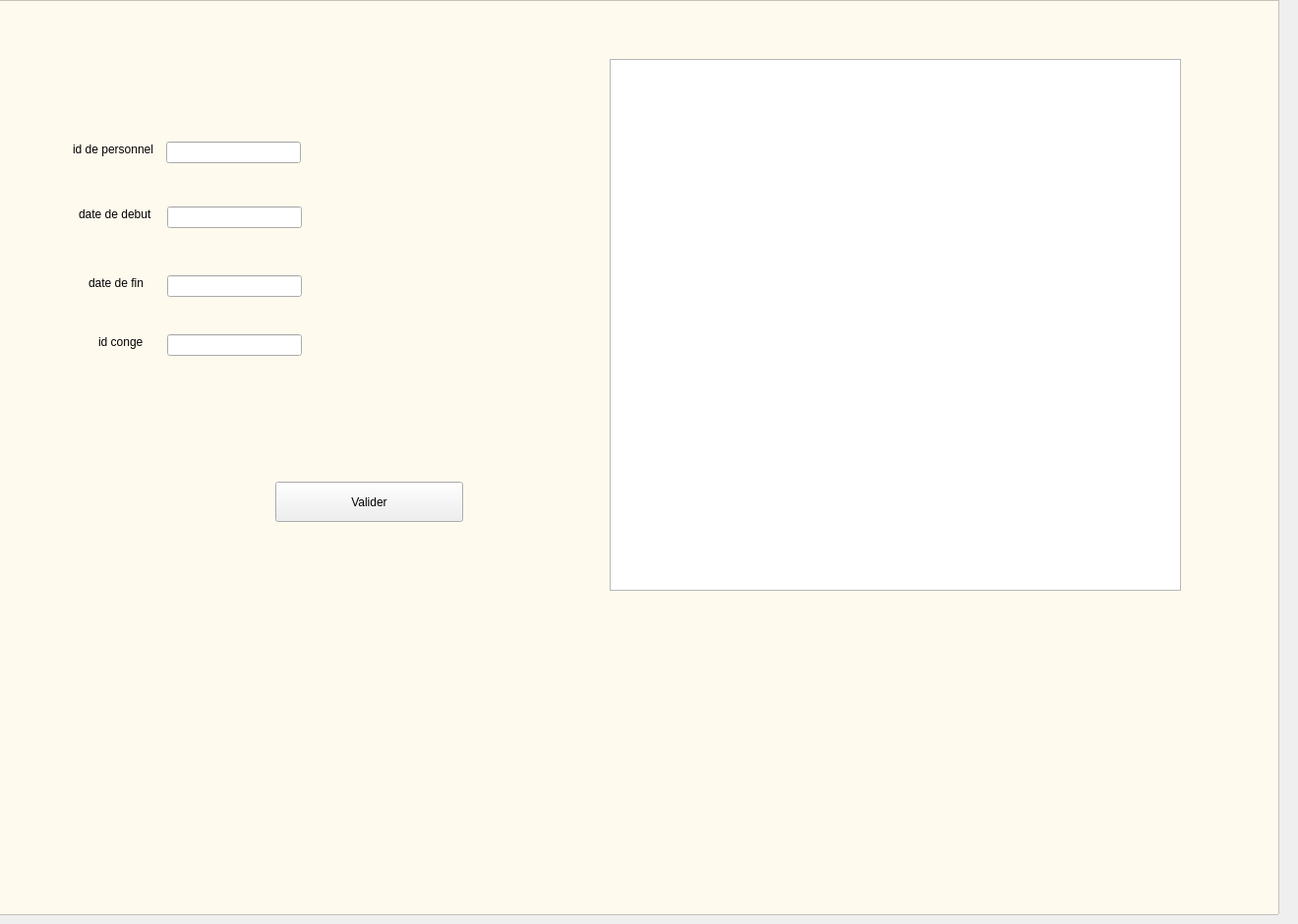
     <widget class="QWidget" name="tab_34">
      <attribute name="title">
       <string>Ajouter conge</string>
      </attribute>
      <widget class="QLineEdit" name="cin_8">
       <property name="geometry">
        <rect>
         <x>169</x>
         <y>144</y>
         <width>137</width>
         <height>22</height>
        </rect>
       </property>
      </widget>
      <widget class="QLabel" name="label_88">
       <property name="geometry">
        <rect>
         <x>74</x>
         <y>144</y>
         <width>88</width>
         <height>16</height>
        </rect>
       </property>
       <property name="text">
        <string>id de personnel</string>
       </property>
      </widget>
      <widget class="QLabel" name="label_89">
       <property name="geometry">
        <rect>
         <x>80</x>
         <y>210</y>
         <width>79</width>
         <height>16</height>
        </rect>
       </property>
       <property name="text">
        <string>date de debut</string>
       </property>
      </widget>
      <widget class="QLabel" name="label_90">
       <property name="geometry">
        <rect>
         <x>90</x>
         <y>280</y>
         <width>61</width>
         <height>16</height>
        </rect>
       </property>
       <property name="text">
        <string>date de fin</string>
       </property>
      </widget>
      <widget class="QPushButton" name="Ajouter_conge">
       <property name="geometry">
        <rect>
         <x>280</x>
         <y>490</y>
         <width>191</width>
         <height>41</height>
        </rect>
       </property>
       <property name="styleSheet">
        <string notr="true">font: 75 11pt &quot;MS Shell Dlg 2&quot;;
border-image: url(:/new/add.png);
</string>
       </property>
       <property name="text">
        <string>Valider</string>
       </property>
      </widget>
      <widget class="QLineEdit" name="debut_conge">
       <property name="geometry">
        <rect>
         <x>170</x>
         <y>210</y>
         <width>137</width>
         <height>22</height>
        </rect>
       </property>
      </widget>
      <widget class="QLineEdit" name="fin_conge">
       <property name="geometry">
        <rect>
         <x>170</x>
         <y>280</y>
         <width>137</width>
         <height>22</height>
        </rect>
       </property>
      </widget>
      <widget class="QLineEdit" name="id_personnel">
       <property name="geometry">
        <rect>
         <x>170</x>
         <y>340</y>
         <width>137</width>
         <height>22</height>
        </rect>
       </property>
      </widget>
      <widget class="QLabel" name="label_72">
       <property name="geometry">
        <rect>
         <x>100</x>
         <y>340</y>
         <width>48</width>
         <height>16</height>
        </rect>
       </property>
       <property name="text">
        <string>id conge</string>
       </property>
      </widget>
      <widget class="QGraphicsView" name="graphicsView_15">
       <property name="geometry">
        <rect>
         <x>620</x>
         <y>60</y>
         <width>581</width>
         <height>541</height>
        </rect>
       </property>
       <property name="styleSheet">
        <string notr="true">border-image: url(:/new/logo.png);</string>
       </property>
      </widget>
      <widget class="QGraphicsView" name="graphicsView_32">
       <property name="geometry">
        <rect>
         <x>-10</x>
         <y>0</y>
         <width>1311</width>
         <height>931</height>
        </rect>
       </property>
       <property name="styleSheet">
        <string notr="true">
background-color: rgb(255, 250, 238);</string>
       </property>
      </widget>
      <zorder>graphicsView_32</zorder>
      <zorder>Ajouter_conge</zorder>
      <zorder>graphicsView_15</zorder>
      <zorder>debut_conge</zorder>
      <zorder>label_89</zorder>
      <zorder>label_88</zorder>
      <zorder>label_72</zorder>
      <zorder>fin_conge</zorder>
      <zorder>cin_8</zorder>
      <zorder>label_90</zorder>
      <zorder>id_personnel</zorder>
     </widget>
